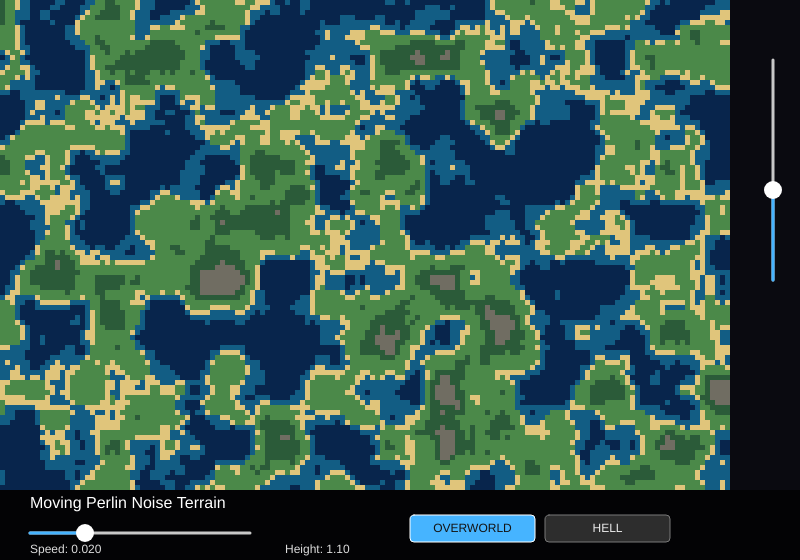
Frame 1 (no input)
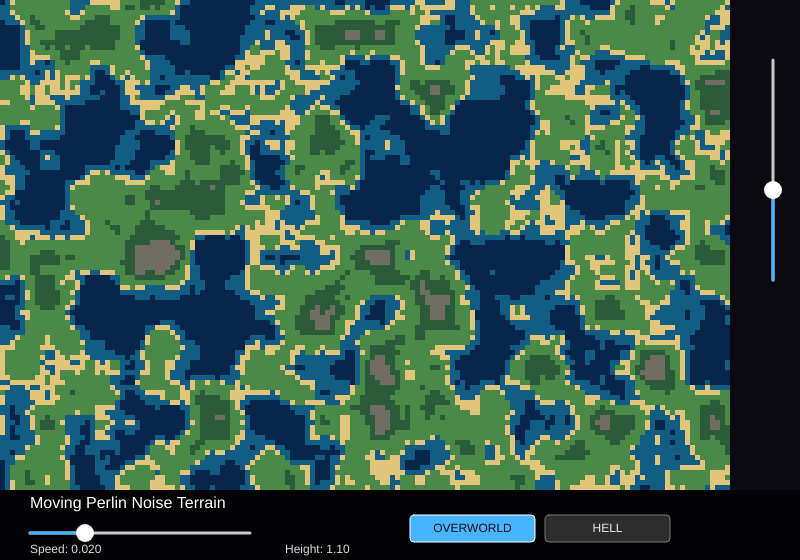
Frame 60 (no input)
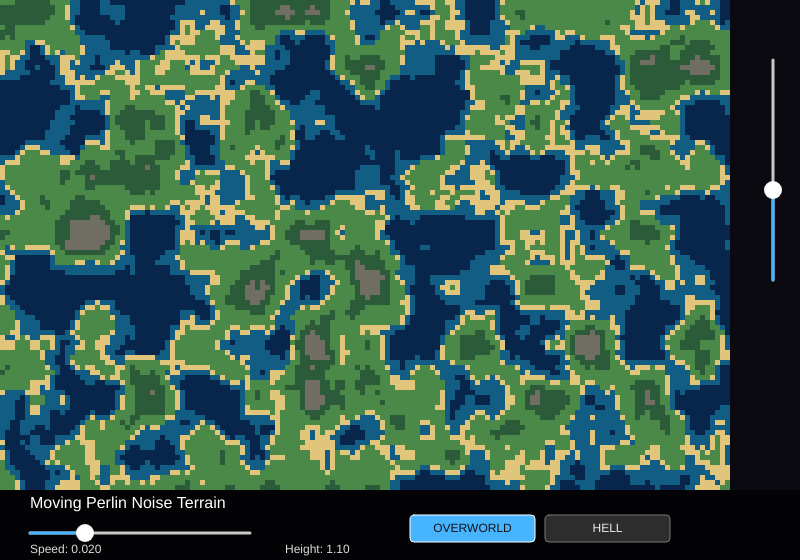
Frame 120 (the mouse pressed at the canvas centre since frame 60)

The p5.js sketch that drew these frames (run headless with seeded random() and noise() and a simulated clock; from frame 60 on, the mouse is pressed at the canvas centre):

// p5.js sketch
// ── sketch.js
let speedSlider;
let heightSlider;

let terrainOffsetX = 0;
let terrainOffsetY = 0;

let overworldPalette;
let hellPalette;
let activePalette;

const canvasWidth = 800;
const canvasHeight = 560;
const cellSize = 5;

function setup() {
  createCanvas(canvasWidth, canvasHeight);
  pixelDensity(1);

  overworldPalette = new TerrainPalette("OVERWORLD", {
    deepWater: [8, 37, 76],
    shallowWater: [18, 93, 132],
    beach: [224, 197, 123],
    lowland: [75, 137, 73],
    highland: [43, 91, 57],
    rock: [112, 109, 98],
    peak: [239, 242, 239],
    uiAccent: [70, 180, 255],
  });

  hellPalette = new TerrainPalette("HELL", {
    deepWater: [24, 0, 8],
    shallowWater: [78, 5, 10],
    beach: [156, 27, 12],
    lowland: [193, 54, 15],
    highland: [104, 14, 13],
    rock: [62, 8, 17],
    peak: [255, 190, 78],
    uiAccent: [255, 77, 30],
  });

  activePalette = overworldPalette;

  speedSlider = new Slider({
    x: 30,
    y: height - 35,
    width: 220,
    height: 16,
    min: 0,
    max: 0.08,
    value: 0.02,
    label: "Movement speed",
    orientation: "horizontal",
  });

  heightSlider = new Slider({
    x: width - 35,
    y: 60,
    width: 16,
    height: 220,
    min: 0.2,
    max: 2.4,
    value: 1.1,
    label: "Terrain height",
    orientation: "vertical",
  });
}

function draw() {
  background(10, 10, 16);

  const speed = speedSlider.getValue();
  const terrainHeight = heightSlider.getValue();

  terrainOffsetX += speed;
  terrainOffsetY += speed * 0.35;

  drawTerrain(terrainHeight);
  drawInterface();
}

function drawTerrain(terrainHeight) {
  noStroke();

  const noiseScale = 0.018;
  const usableWidth = width - 70;
  const usableHeight = height - 70;

  for (let x = 0; x < usableWidth; x += cellSize) {
    for (let y = 0; y < usableHeight; y += cellSize) {
      const noiseX = x * noiseScale + terrainOffsetX;
      const noiseY = y * noiseScale + terrainOffsetY;

      const rawNoise = noise(noiseX, noiseY);

      let elevation = 0.5 + (rawNoise - 0.5) * terrainHeight;
      elevation = constrain(elevation, 0, 1);

      fill(activePalette.getTerrainColor(elevation));
      rect(x, y, cellSize, cellSize);
    }
  }
}

function drawInterface() {
  noStroke();
  fill(0, 175);
  rect(0, height - 70, width, 70);

  fill(255);
  textAlign(LEFT, TOP);
  textSize(16);
  text("Moving Perlin Noise Terrain", 30, height - 64);

  textSize(12);
  fill(220);
  text(
    `Speed: ${speedSlider.getValue().toFixed(3)}`,
    30,
    height - 16,
  );

  text(
    `Height: ${heightSlider.getValue().toFixed(2)}`,
    285,
    height - 16,
  );

  speedSlider.display(activePalette.uiAccent);
  heightSlider.display(activePalette.uiAccent);

  drawPresetButton(
    410,
    height - 45,
    125,
    27,
    overworldPalette,
  );

  drawPresetButton(
    545,
    height - 45,
    125,
    27,
    hellPalette,
  );
}

function drawPresetButton(x, y, buttonWidth, buttonHeight, palette) {
  const isActive = activePalette === palette;
  const isHovering =
    mouseX >= x &&
    mouseX <= x + buttonWidth &&
    mouseY >= y &&
    mouseY <= y + buttonHeight;

  if (isActive) {
    fill(palette.uiAccent);
  } else if (isHovering) {
    fill(90);
  } else {
    fill(45);
  }

  stroke(isActive ? 255 : 120);
  strokeWeight(1);
  rect(x, y, buttonWidth, buttonHeight, 4);

  noStroke();
  fill(isActive ? 20 : 235);
  textAlign(CENTER, CENTER);
  textSize(12);
  text(palette.name, x + buttonWidth / 2, y + buttonHeight / 2);
}

function mousePressed() {
  speedSlider.mousePressed(mouseX, mouseY);
  heightSlider.mousePressed(mouseX, mouseY);

  if (isInsideRectangle(mouseX, mouseY, 410, height - 45, 125, 27)) {
    activePalette = overworldPalette;
  }

  if (isInsideRectangle(mouseX, mouseY, 545, height - 45, 125, 27)) {
    activePalette = hellPalette;
  }
}

function mouseDragged() {
  speedSlider.mouseDragged(mouseX, mouseY);
  heightSlider.mouseDragged(mouseX, mouseY);
}

function mouseReleased() {
  speedSlider.mouseReleased();
  heightSlider.mouseReleased();
}

function keyPressed() {
  if (key === "1") {
    activePalette = overworldPalette;
  }

  if (key === "2") {
    activePalette = hellPalette;
  }
}

function isInsideRectangle(px, py, x, y, rectangleWidth, rectangleHeight) {
  return (
    px >= x &&
    px <= x + rectangleWidth &&
    py >= y &&
    py <= y + rectangleHeight
  );
}

class TerrainPalette {
  constructor(name, colors) {
    this.name = name;

    this.deepWater = color(...colors.deepWater);
    this.shallowWater = color(...colors.shallowWater);
    this.beach = color(...colors.beach);
    this.lowland = color(...colors.lowland);
    this.highland = color(...colors.highland);
    this.rock = color(...colors.rock);
    this.peak = color(...colors.peak);
    this.uiAccent = color(...colors.uiAccent);
  }

  getTerrainColor(elevation) {
    if (elevation < 0.38) {
      return this.deepWater;
    }

    if (elevation < 0.46) {
      return this.shallowWater;
    }

    if (elevation < 0.5) {
      return this.beach;
    }

    if (elevation < 0.64) {
      return this.lowland;
    }

    if (elevation < 0.76) {
      return this.highland;
    }

    if (elevation < 0.9) {
      return this.rock;
    }

    return this.peak;
  }
}

class Slider {
  constructor(options) {
    this.x = options.x;
    this.y = options.y;
    this.width = options.width;
    this.height = options.height;

    this.min = options.min;
    this.max = options.max;
    this.label = options.label || "";
    this.orientation = options.orientation || "horizontal";

    this.percentage = map(
      options.value,
      this.min,
      this.max,
      0,
      1,
      true,
    );

    this.dragging = false;
  }

  getValue() {
    return map(this.percentage, 0, 1, this.min, this.max);
  }

  getKnobPosition() {
    if (this.orientation === "horizontal") {
      return {
        x: lerp(this.x, this.x + this.width, this.percentage),
        y: this.y + this.height / 2,
      };
    }

    return {
      x: this.x + this.width / 2,
      y: lerp(this.y + this.height, this.y, this.percentage),
    };
  }

  isMouseOver(mouseX, mouseY) {
    const padding = 10;

    return (
      mouseX >= this.x - padding &&
      mouseX <= this.x + this.width + padding &&
      mouseY >= this.y - padding &&
      mouseY <= this.y + this.height + padding
    );
  }

  mousePressed(mouseX, mouseY) {
    if (this.isMouseOver(mouseX, mouseY)) {
      this.dragging = true;
      this.updateFromMouse(mouseX, mouseY);
    }
  }

  mouseDragged(mouseX, mouseY) {
    if (this.dragging) {
      this.updateFromMouse(mouseX, mouseY);
    }
  }

  mouseReleased() {
    this.dragging = false;
  }

  updateFromMouse(mouseX, mouseY) {
    if (this.orientation === "horizontal") {
      this.percentage = map(
        mouseX,
        this.x,
        this.x + this.width,
        0,
        1,
        true,
      );
    } else {
      this.percentage = map(
        mouseY,
        this.y + this.height,
        this.y,
        0,
        1,
        true,
      );
    }
  }

  display(accentColor) {
    const knob = this.getKnobPosition();
    const hovering = this.isMouseOver(mouseX, mouseY);

    stroke(200);
    strokeWeight(3);
    strokeCap(ROUND);

    if (this.orientation === "horizontal") {
      line(
        this.x,
        this.y + this.height / 2,
        this.x + this.width,
        this.y + this.height / 2,
      );

      stroke(accentColor);
      line(
        this.x,
        this.y + this.height / 2,
        knob.x,
        knob.y,
      );
    } else {
      line(
        this.x + this.width / 2,
        this.y,
        this.x + this.width / 2,
        this.y + this.height,
      );

      stroke(accentColor);
      line(
        this.x + this.width / 2,
        this.y + this.height,
        knob.x,
        knob.y,
      );
    }

    noStroke();

    if (this.dragging) {
      fill(255, 205, 75);
    } else if (hovering) {
      fill(180, 230, 255);
    } else {
      fill(255);
    }

    circle(knob.x, knob.y, 18);
  }
}
